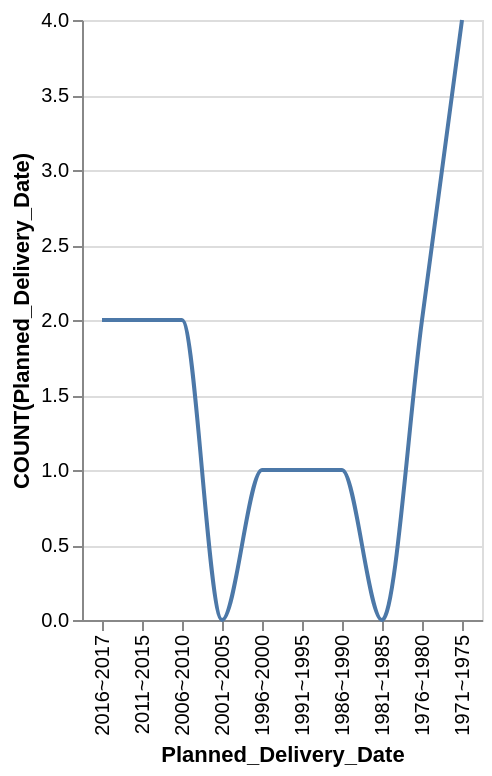

Write a Vega-Lite specification for this figure.
### Vega-Lite specification from a JSON file in a GitHub repository (floating-point values rounded to 4 significant figures)
{"data": {"values": [{"x_data": "1971~1975", "y_data": 4}, {"x_data": "1976~1980", "y_data": 2}, {"x_data": "1981~1985", "y_data": 0}, {"x_data": "1986~1990", "y_data": 1}, {"x_data": "1991~1995", "y_data": 1}, {"x_data": "1996~2000", "y_data": 1}, {"x_data": "2001~2005", "y_data": 0}, {"x_data": "2006~2010", "y_data": 2}, {"x_data": "2011~2015", "y_data": 2}, {"x_data": "2016~2017", "y_data": 2}]}, "mark": {"type": "line", "interpolate": "monotone"}, "encoding": {"x": {"field": "x_data", "type": "nominal", "title": "Planned_Delivery_Date", "sort": "descending"}, "y": {"field": "y_data", "type": "quantitative", "title": "COUNT(Planned_Delivery_Date)"}}}
